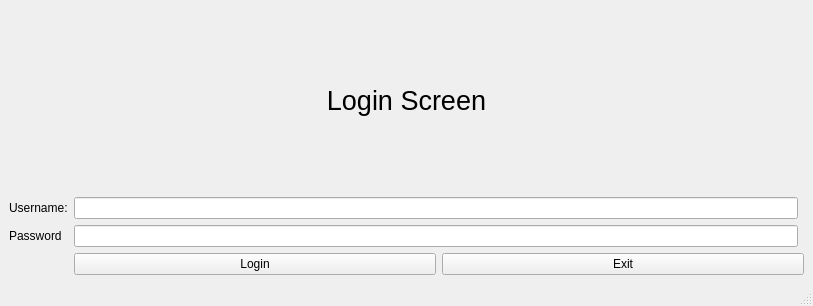
<?xml version="1.0" encoding="UTF-8"?>
<ui version="4.0">
 <class>MainWindow</class>
 <widget class="QMainWindow" name="MainWindow">
  <property name="geometry">
   <rect>
    <x>0</x>
    <y>0</y>
    <width>813</width>
    <height>306</height>
   </rect>
  </property>
  <property name="windowTitle">
   <string>MainWindow</string>
  </property>
  <widget class="QWidget" name="centralwidget">
   <layout class="QGridLayout" name="gridLayout_2">
    <item row="0" column="1">
     <layout class="QGridLayout" name="gridLayout">
      <item row="1" column="0">
       <widget class="QLabel" name="label_2">
        <property name="text">
         <string>Username:</string>
        </property>
       </widget>
      </item>
      <item row="2" column="0">
       <widget class="QLabel" name="label_3">
        <property name="text">
         <string>Password</string>
        </property>
       </widget>
      </item>
      <item row="0" column="0" colspan="3">
       <widget class="QLabel" name="label">
        <property name="font">
         <font>
          <pointsize>20</pointsize>
         </font>
        </property>
        <property name="text">
         <string>Login Screen</string>
        </property>
        <property name="alignment">
         <set>Qt::AlignCenter</set>
        </property>
        <property name="wordWrap">
         <bool>false</bool>
        </property>
       </widget>
      </item>
      <item row="3" column="1" colspan="2">
       <layout class="QHBoxLayout" name="horizontalLayout">
        <item>
         <widget class="QPushButton" name="pushButtonLogin">
          <property name="text">
           <string>Login</string>
          </property>
         </widget>
        </item>
        <item>
         <widget class="QPushButton" name="pushButton">
          <property name="text">
           <string>Exit</string>
          </property>
         </widget>
        </item>
       </layout>
      </item>
      <item row="1" column="1">
       <widget class="QLineEdit" name="lineEdiUsername"/>
      </item>
      <item row="2" column="1">
       <widget class="QLineEdit" name="lineEditPassword"/>
      </item>
     </layout>
    </item>
   </layout>
  </widget>
  <widget class="QMenuBar" name="menubar">
   <property name="geometry">
    <rect>
     <x>0</x>
     <y>0</y>
     <width>813</width>
     <height>26</height>
    </rect>
   </property>
  </widget>
  <widget class="QStatusBar" name="statusbar"/>
 </widget>
 <resources/>
 <connections/>
</ui>
